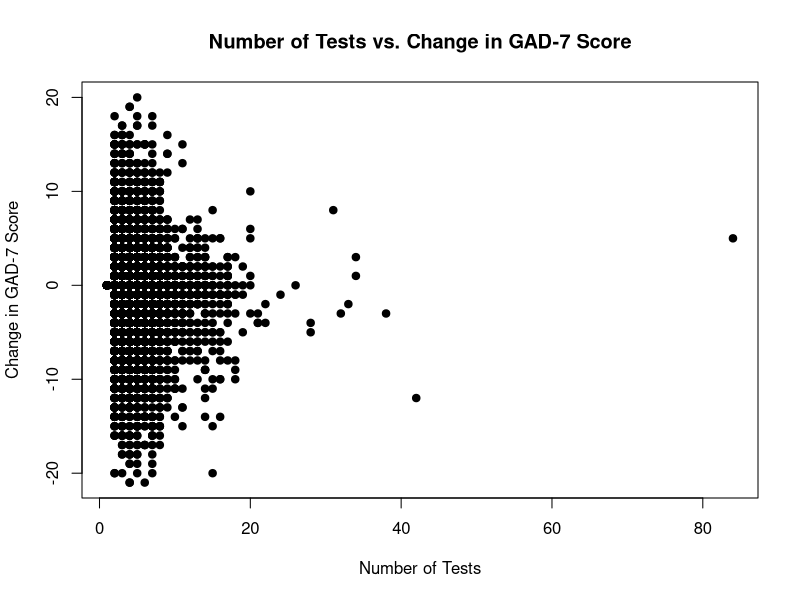
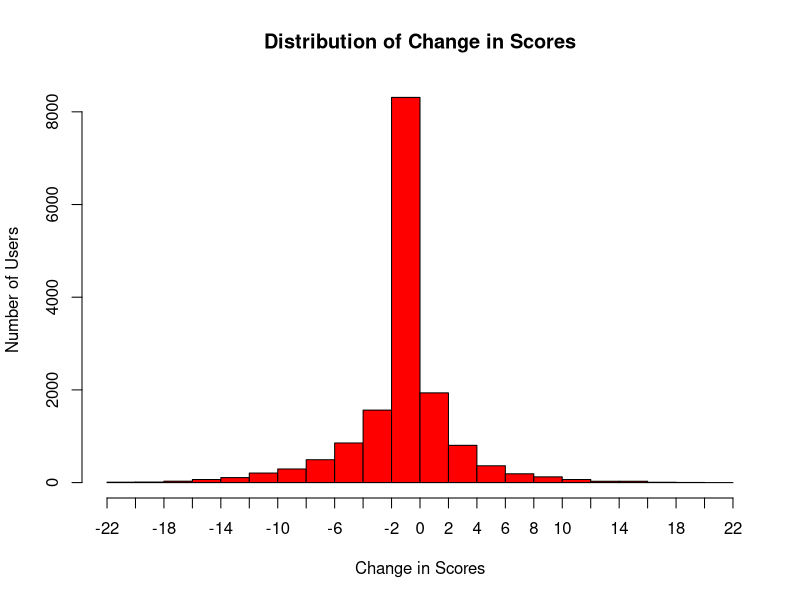

Source code (R) for these figures, in order:
"Assessment Answers:
  Part 1:
  a.	Some Insights:
  (i)     Most patients have only taken a few anxiety tests at most, but there are some who took several tests to
          gauge their mental health.
  (ii)	There is a small negative correlation (-0.10) between the number of tests taken and the GAD-7 score.
  (iii)   The mean reduction in the GAD-7 score is about 0.54 points, but the change in score can vary widely, as
          shown on the next point. In addition, the median change in the anxiety score is 0.
  (iv)	The standard deviation of the change in anxiety score (from the first test to the most recent test) is
        around 3.62. In other words, the 95% confidence interval of the change in score ranges from -7.78 to 6.70.
  (v)		More tests are taken over time until there was a peak of the number of tests in April 2020.
  (vi)    Only 17% of tests indicated that a further clinical evaluation is required.
  (vii)   Out of the tests that required further clinical evaluation, about 36% of them are severe.

b.	Some fields that would be important to collect are:
  (i) Recent traumas or events, if any, that would cause the patient to score high on the GAD-7 assessment.
    - There may be some connection between recent traumas or events and the countermeasures provided that
      could reduce the GAD-7 score. If there is such a connection, the responses would give an idea about which
      problem to prioritize, and which countermeasures would improve their mental health.
  (ii) Comorbidities relating to the GAD-7 assessments, such as PTSD.
    - GAD-7 assessments do not only assess general anxiety disorder, but it may also reveal factors of other
    comorbidities such as PTSD, bipolar disorder, and ASD.
  (iii) Exercises or countermeasures that were implemented before the test was taken, if any.
    - Without that information, it would be difficult to gauge progress on whether therapy would work.
c.	Assumptions:
  (i) The change in GAD-7 score reflects progress between the first and the most recent test, and
      does not necessarily take into account tests in between.
  (ii) It also doesn't take into account the individual situations that may occur between the
      first and the most recent test.
"

tests <- read.csv("phq_all_final.csv")
patients <- unique(tests$patient_id)
num_tests <- sapply(patients, function(id) {
  length(tests$score[tests$patient_id == id])
})
change_in_scores <- sapply(patients, function(id) {
  scores = tests$score[tests$patient_id == id]
  scores[length(scores)] - scores[1]
})

data <- data.frame(Tests = num_tests, Score_Difference = change_in_scores)
plot(data$Tests, data$Score_Difference, main = "Number of Tests vs. Change in GAD-7 Score",
     xlab = "Number of Tests", ylab = "Change in GAD-7 Score")

model <- change_in_scores ~ num_tests
points(data$Tests, data$Score_Difference, pch = 16)

hist(change_in_scores, main="Distribution of Change in Scores", xlab="Change in Scores",
     ylab="Number of Users", breaks=seq(-22,22,2), xaxp=c(-22,22,22), col='red')
